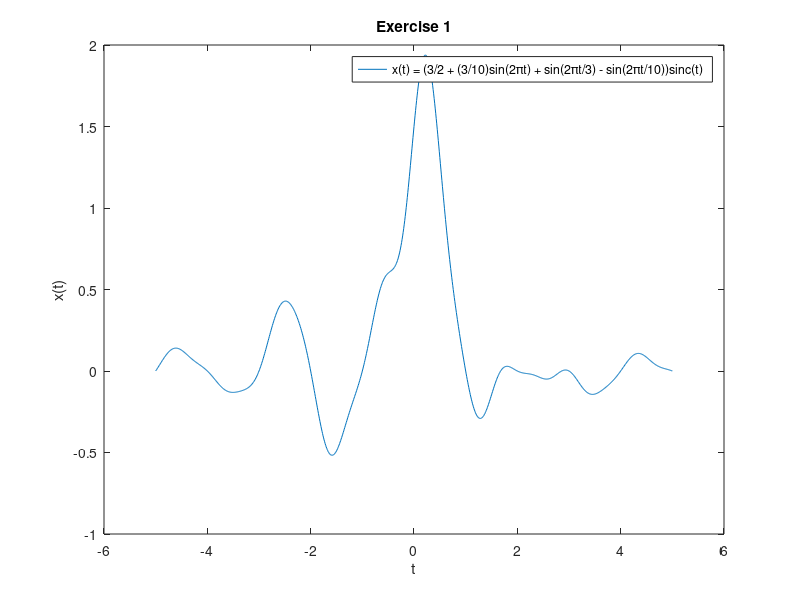

MATLAB code for this plot:
t = -5:0.01:5;
x = (3/2 + (3/10)*sin(2*pi*t) + sin(2*pi*t/3) - sin(2*pi*t/10)).*sinc(t);
plot(t, x)
title('Exercise 1');
legend('x(t) = (3/2 + (3/10)sin(2\pit) + sin(2\pit/3) - sin(2\pit/10))sinc(t)');
xlabel('t');
ylabel('x(t)');